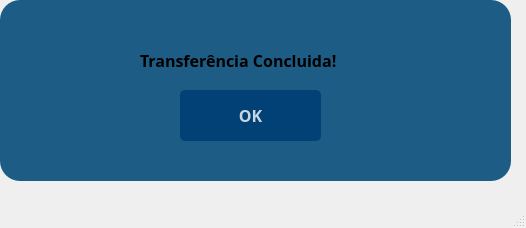
<?xml version="1.0" encoding="UTF-8"?>
<ui version="4.0">
 <class>MainWindow</class>
 <widget class="QMainWindow" name="MainWindow">
  <property name="geometry">
   <rect>
    <x>0</x>
    <y>0</y>
    <width>526</width>
    <height>228</height>
   </rect>
  </property>
  <property name="windowTitle">
   <string>MainWindow</string>
  </property>
  <widget class="QWidget" name="centralwidget">
   <widget class="QWidget" name="widget" native="true">
    <property name="geometry">
     <rect>
      <x>0</x>
      <y>0</y>
      <width>511</width>
      <height>181</height>
     </rect>
    </property>
    <property name="styleSheet">
     <string notr="true">background-color: rgb(29, 92, 132);
border-radius:20px;</string>
    </property>
    <widget class="QLabel" name="msg_label">
     <property name="geometry">
      <rect>
       <x>120</x>
       <y>290</y>
       <width>281</width>
       <height>16</height>
      </rect>
     </property>
     <property name="text">
      <string/>
     </property>
    </widget>
    <widget class="QPushButton" name="voltarButton">
     <property name="geometry">
      <rect>
       <x>180</x>
       <y>90</y>
       <width>141</width>
       <height>51</height>
      </rect>
     </property>
     <property name="font">
      <font>
       <family>Arial Black</family>
       <pointsize>12</pointsize>
       <weight>75</weight>
       <bold>true</bold>
      </font>
     </property>
     <property name="styleSheet">
      <string notr="true">
QPushButton#voltarButton{
background-color:rgba(2, 65, 118, 255);
color:rgba(255, 255, 255, 200);
border-radius:5px;
}

QPushButton#voltarButton:pressed{
padding-left:5px;
padding-top:5px;
background-color:qlineargradient(spread:pad, x1:1, y1:1, x2:1, y2:0, stop:0 rgba(66, 199, 255, 100), stop:1 rgba(255, 255, 255, 100));
}

QPushButton#voltarButton{
background-color:rgba(2, 65, 118, 255);
}
</string>
     </property>
     <property name="text">
      <string>OK</string>
     </property>
    </widget>
    <widget class="QLabel" name="name_label">
     <property name="geometry">
      <rect>
       <x>140</x>
       <y>20</y>
       <width>111</width>
       <height>21</height>
      </rect>
     </property>
     <property name="font">
      <font>
       <family>Arial Black</family>
       <pointsize>12</pointsize>
       <weight>75</weight>
       <bold>true</bold>
      </font>
     </property>
     <property name="styleSheet">
      <string notr="true">background-color: 0</string>
     </property>
     <property name="text">
      <string/>
     </property>
    </widget>
    <widget class="QLabel" name="labelSaldo_2">
     <property name="geometry">
      <rect>
       <x>100</x>
       <y>130</y>
       <width>101</width>
       <height>21</height>
      </rect>
     </property>
     <property name="font">
      <font>
       <family>Arial Black</family>
       <pointsize>12</pointsize>
       <weight>75</weight>
       <bold>true</bold>
      </font>
     </property>
     <property name="styleSheet">
      <string notr="true">background-color: 0</string>
     </property>
     <property name="text">
      <string/>
     </property>
    </widget>
    <widget class="QLabel" name="faturaLabel_2">
     <property name="geometry">
      <rect>
       <x>80</x>
       <y>160</y>
       <width>71</width>
       <height>21</height>
      </rect>
     </property>
     <property name="font">
      <font>
       <family>Arial Black</family>
       <pointsize>12</pointsize>
       <weight>75</weight>
       <bold>true</bold>
      </font>
     </property>
     <property name="styleSheet">
      <string notr="true">background-color: 0</string>
     </property>
     <property name="text">
      <string/>
     </property>
    </widget>
    <widget class="QLabel" name="labelSaldo">
     <property name="geometry">
      <rect>
       <x>140</x>
       <y>50</y>
       <width>231</width>
       <height>21</height>
      </rect>
     </property>
     <property name="font">
      <font>
       <family>Arial Black</family>
       <pointsize>12</pointsize>
       <weight>75</weight>
       <bold>true</bold>
      </font>
     </property>
     <property name="styleSheet">
      <string notr="true">background-color: 0</string>
     </property>
     <property name="text">
      <string>Transferência Concluida!</string>
     </property>
    </widget>
   </widget>
  </widget>
  <widget class="QMenuBar" name="menubar">
   <property name="geometry">
    <rect>
     <x>0</x>
     <y>0</y>
     <width>526</width>
     <height>21</height>
    </rect>
   </property>
  </widget>
  <widget class="QStatusBar" name="statusbar"/>
 </widget>
 <resources/>
 <connections/>
</ui>
